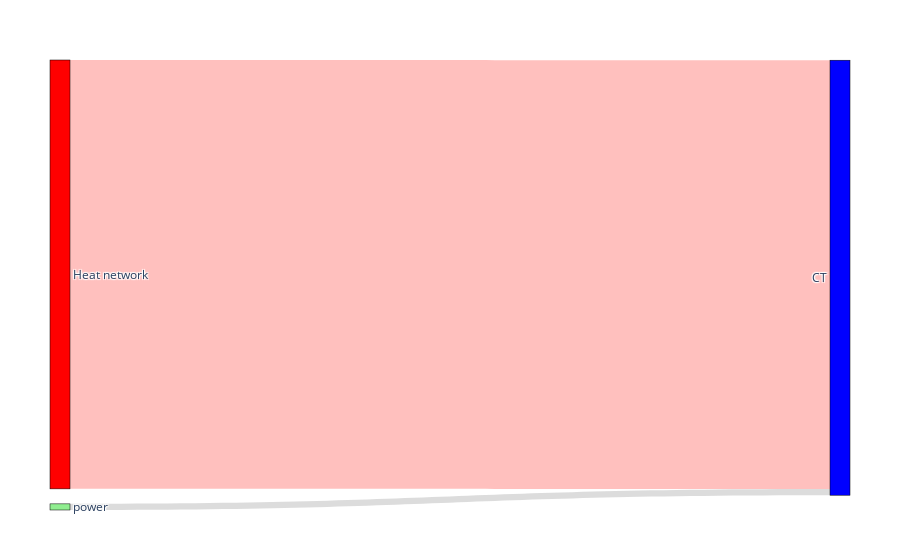

This figure's notebook cell:
### Markdown cell above
A **cooling tower** (ideal heat sink)

### Code cell
# Cooling tower
ct_in = [Resource("power",14.3,"kW",[1])]
ct_heat = [Heat(1000,298,318)]
ct = Tech("CT",ct_in,[],ct_heat)
vivi_sankey(ct,valueIndex=1)

### Figure 1 — Plotly figure (JSON) as saved in the notebook; plotly's stock layout.template omitted (floating-point values rounded to 4 significant figures)
{"data": [{"link": {"color": ["rgba(186,186,186,0.5)", "rgba(255,129,127,0.5)"], "source": [1, 2], "target": [0, 0], "value": [14.3, 1000]}, "node": {"color": ["blue", "#90EE90", "red"], "label": ["CT", "power", "Heat network"], "line": {"color": "black", "width": 0.5}, "pad": 15, "thickness": 20}, "type": "sankey"}], "layout": {"margin": {"b": 50, "l": 50, "r": 50, "t": 60}}}
